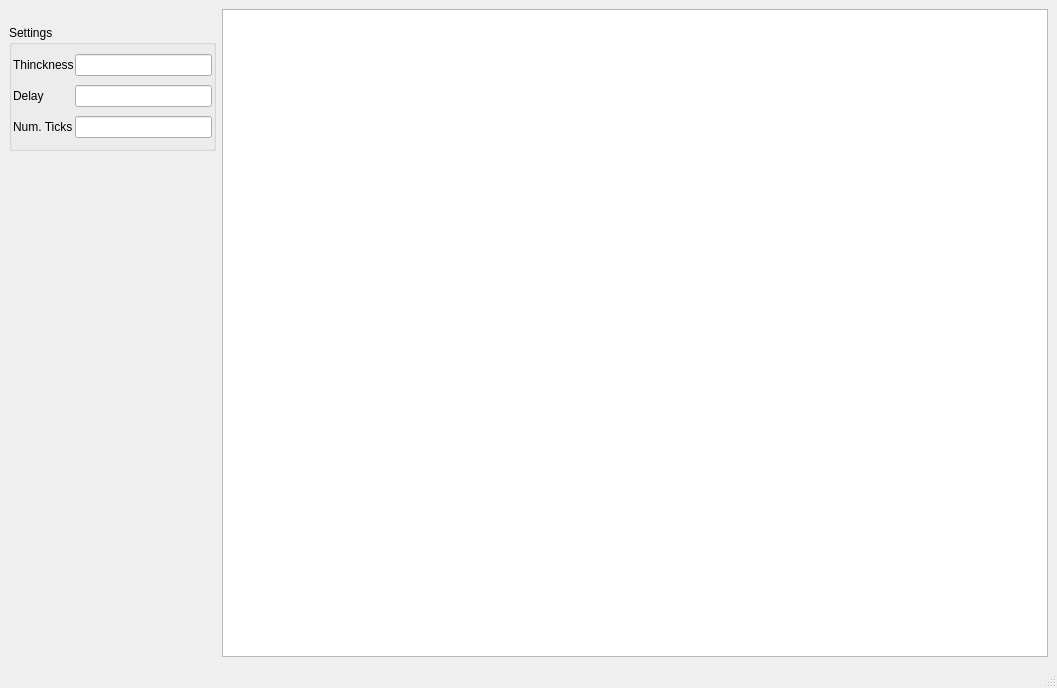
<?xml version="1.0" encoding="UTF-8"?>
<ui version="4.0">
 <class>MainWindow</class>
 <widget class="QMainWindow" name="MainWindow">
  <property name="geometry">
   <rect>
    <x>0</x>
    <y>0</y>
    <width>1057</width>
    <height>688</height>
   </rect>
  </property>
  <property name="windowTitle">
   <string>MainWindow</string>
  </property>
  <widget class="QWidget" name="centralwidget">
   <layout class="QGridLayout" name="gridLayout" columnstretch="1,4">
    <item row="0" column="1">
     <widget class="QGraphicsView" name="graphicsView"/>
    </item>
    <item row="0" column="0">
     <layout class="QVBoxLayout" name="verticalLayout_3" stretch="1,8,32">
      <item>
       <spacer name="verticalSpacer_2">
        <property name="orientation">
         <enum>Qt::Vertical</enum>
        </property>
        <property name="sizeHint" stdset="0">
         <size>
          <width>20</width>
          <height>40</height>
         </size>
        </property>
       </spacer>
      </item>
      <item>
       <widget class="QGroupBox" name="groupBox">
        <property name="sizePolicy">
         <sizepolicy hsizetype="Ignored" vsizetype="Ignored">
          <horstretch>0</horstretch>
          <verstretch>0</verstretch>
         </sizepolicy>
        </property>
        <property name="title">
         <string>Settings</string>
        </property>
        <layout class="QGridLayout" name="gridLayout_3">
         <property name="leftMargin">
          <number>1</number>
         </property>
         <property name="topMargin">
          <number>1</number>
         </property>
         <property name="rightMargin">
          <number>1</number>
         </property>
         <property name="bottomMargin">
          <number>1</number>
         </property>
         <property name="spacing">
          <number>1</number>
         </property>
         <item row="5" column="0">
          <widget class="QLabel" name="label_3">
           <property name="text">
            <string>Num. Ticks</string>
           </property>
          </widget>
         </item>
         <item row="1" column="0">
          <widget class="QLabel" name="label">
           <property name="text">
            <string>Thinckness</string>
           </property>
          </widget>
         </item>
         <item row="4" column="0">
          <widget class="QLabel" name="label_2">
           <property name="text">
            <string>Delay</string>
           </property>
          </widget>
         </item>
         <item row="1" column="1">
          <widget class="QLineEdit" name="lineEdit"/>
         </item>
         <item row="4" column="1">
          <widget class="QLineEdit" name="lineEdit_2"/>
         </item>
         <item row="5" column="1">
          <widget class="QLineEdit" name="lineEdit_3"/>
         </item>
        </layout>
       </widget>
      </item>
      <item>
       <spacer name="verticalSpacer">
        <property name="orientation">
         <enum>Qt::Vertical</enum>
        </property>
        <property name="sizeHint" stdset="0">
         <size>
          <width>20</width>
          <height>40</height>
         </size>
        </property>
       </spacer>
      </item>
     </layout>
    </item>
   </layout>
  </widget>
  <widget class="QMenuBar" name="menubar">
   <property name="geometry">
    <rect>
     <x>0</x>
     <y>0</y>
     <width>1057</width>
     <height>22</height>
    </rect>
   </property>
  </widget>
  <widget class="QStatusBar" name="statusbar"/>
 </widget>
 <resources/>
 <connections/>
</ui>
